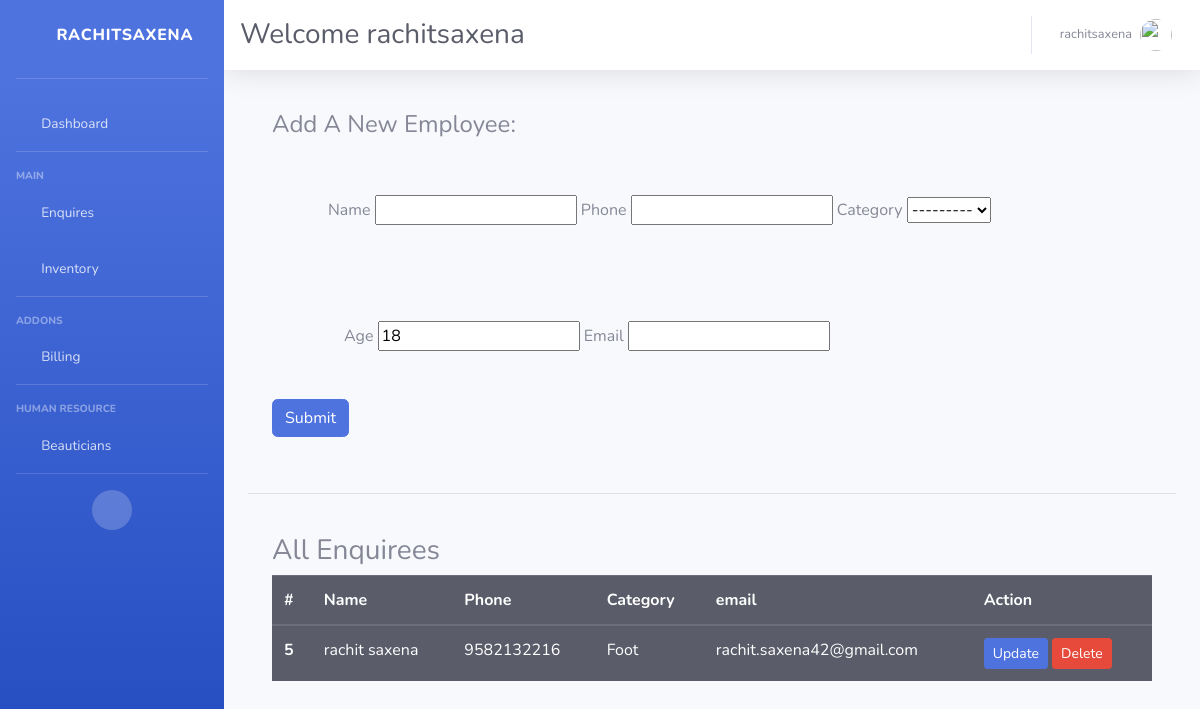
Screenshot of /old/employee (signed in) with the database file from the repository.
### basic/models.py (models this page shows, shortened)
class Employee(models.Model):
    name= models.CharField(max_length=100 , null=True , blank=True)
    age = models.IntegerField(default=18 )
    category = models.ForeignKey(Category , on_delete=models.CASCADE)
    phone = models.CharField(max_length=10 , null=True , blank=True)
    email = models.EmailField(max_length=100 , null=True, blank=True)

class Category(models.Model):
    name = models.CharField(max_length=100 , null=True , blank=True)
    service = models.ForeignKey(Service , on_delete= models.CASCADE)
    def __str__(self):
        return self.name

### basic/views.py (the view)
# urls.py: path('employee'  , views.employee , name='employee'),
@login_required(login_url='loginPage')
def employee(request):
    emp = Employee.objects.all()
    if request.method == 'POST':
        form = EmployeForm(request.POST)
        if form.is_valid():
            form.save()
            return redirect('dashboard')
        else :
            return HttpResponse('kya hai reh halkat. Tereko likhne ka nai atta kya?')
    else:
        form = EmployeForm()
    params = {
        'form': form,
        'pro': emp
    }
    return render(request , 'basic/employee.html' , params)

### basic/forms.py
class EmployeForm(ModelForm):
    class Meta:
        model = Employee
        fields = '__all__'

### basic/templates/basic/employee.html
{% extends 'basic/base.html' %}
{% block content %}
    <div class='container commonContainer py-3'>
    <h4>Add A New Employee:</h4>
      <form method='post'  class="form-inline"  action=''> {% csrf_token %}
            <div class='container px-2 m-5'>
            {{form.name.label}}
            {{form.name}}
            {{form.phone.label}}
            {{form.phone}}
            {{form.category.label}}
            {{form.category}}
            </div>
            <div class='container px-4 m-5'>
            {{form.age.label}}
            {{form.age}}
            {{form.email.label}}
            {{form.email}}
            </div>
            <button type="submit" value="Submit" class='btn btn-primary'>Submit</button>
        </form>
    </div>
    <br>
    <hr>
    <br>
    <div class='container'>
        <h3> All Enquirees </h3>
        <table class="table table-dark enquiryTable">
                  <thead>
                    <tr>
                      <th scope="col">#</th>
                      <th scope="col">Name</th>
                      <th scope="col">Phone</th>
                      <th scope="col">Category</th>
                      <th scope='col'>email</th>
                      <th scope='col'>Action </th>
                    </tr>
                  </thead>
                  <tbody>
                  {% for i in pro %}
                    <tr>
                      <th scope="row">{{i.id}}</th>
                      <td>{{i.name}}</td>
                      <td>{{i.phone}}</td>
                      <td>{{i.category}}</td>
                      <td>{{i.email}}</td>
                      <td>
                        <a class='btn btn-sm btn-primary' href="{% url 'employeeUpdate' i.id %}">Update </a>
                        <a class='btn btn-sm btn-danger' href="{% url 'deleteEmployee' i.id %}">Delete </a>
                       </td>
                    </tr>
                    {% endfor %}
                  </tbody>
                </table>
    </div>
{% endblock content %}

### basic/templates/basic/base.html (shortened to what this page needs)
<!DOCTYPE html>
<html lang="en">
{% load static %}
<head>
    <link href="{% static 'frontend/vendor/fontawesome-free/css/all.min.css' %}" rel="stylesheet" type="text/css">
    <link href="{% static 'frontend/css/sb-admin-2.min.css' %}" rel="stylesheet">
</head>
<body id="page-top">
    <div id="wrapper">
        <ul class="navbar-nav bg-gradient-primary sidebar sidebar-dark accordion" id="accordionSidebar">
            <a class="sidebar-brand d-flex align-items-center justify-content-center " href="{% url 'calendarapp:calendar' %}">
                <div class="sidebar-brand-icon rotate-n-15">
                    <i class="fas fa-fan"></i>
                </div>
                <div class="sidebar-brand-text mx-3">RachitSaxena</div>
            </a>
            <hr class="sidebar-divider mt-2">
            <li class="nav-item">
                <a class="nav-link" href="{% url 'calendarapp:calendar' %}">
                    <i class="fas fa-fw fa-tachometer-alt"></i>
                    <span>Dashboard</span></a>
            </li>
            <hr class="sidebar-divider">
            <div class="sidebar-heading">
                Main
            </div>
            <li class="nav-item">
                <a class="nav-link" href="{% url 'enquiry' %}">
                    <i class="fas fa-fw fa-chart-area"></i>
                    <span>Enquires</span></a>
            </li>
            <li class="nav-item">
                <a class="nav-link" href={% url 'stock' %}>
                    <i class="fas fa-fw fa-chart-area"></i>
                    <span>Inventory</span></a>
            </li>
            <hr class="sidebar-divider">
            <div class="sidebar-heading">
                Addons
            </div>
            <li class="nav-item">
                <a class="nav-link " href="{% url 'serviceSlip' %}">
                    <i class="fas fa-fw fa-chart-area"></i>
                    <span>Billing</span></a>
            </li>
            <hr class="sidebar-divider">
             <div class="sidebar-heading">
                Human Resource
            </div>
             <li class="nav-item">
                <a class="nav-link " href="{% url 'employee' %}">
                    <i class="fas fa-fw fa-table"></i>
                    <span>Beauticians</span></a>
            </li>
            <hr class="sidebar-divider d-none d-md-block">
            <div class="text-center d-none d-md-inline">
                <button class="rounded-circle border-0" id="sidebarToggle"></button>
            </div>
        </ul>
        <div id="content-wrapper" class="d-flex flex-column">
            <div id="content">
                <nav class="navbar navbar-expand navbar-light bg-white topbar mb-4 static-top shadow">
                    <h1 class="h3 mt-2 text-gray-800">Welcome {{request.user}}</h1>
                    <ul class="navbar-nav ml-auto">
                        <li class="nav-item dropdown no-arrow">
                            <a class="nav-link dropdown-toggle" href="#" id="userDropdown" role="button"
                                data-toggle="dropdown" aria-haspopup="true" aria-expanded="false">
                                <span class="mr-2 d-none d-lg-inline text-gray-600 small">{{request.user}}</span>
                                <img class="img-profile rounded-circle"
                                    src="{% static 'defaultPhoto.png' %}">
                            </a>
                        </li>
                    </ul>
                </nav>
                <div class="container-fluid">
                    {% block content %}
                    {% endblock content %}
                </div>
            </div>
        </div>
    </div>
</body>
</html>

### rows the page displays
Employee: id "5", name "rachit saxena", phone "9582132216", category "Foot", email "rachit.saxena42@gmail.com"

### other values shown
{{ request.user }} "rachitsaxena"
